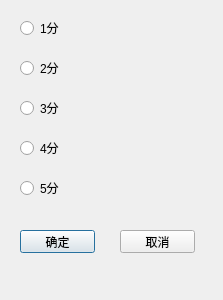
<?xml version="1.0" encoding="UTF-8"?>
<ui version="4.0">
 <class>CustomerGradeDialog</class>
 <widget class="QDialog" name="CustomerGradeDialog">
  <property name="geometry">
   <rect>
    <x>0</x>
    <y>0</y>
    <width>223</width>
    <height>300</height>
   </rect>
  </property>
  <property name="windowTitle">
   <string>Dialog</string>
  </property>
  <widget class="QRadioButton" name="radioButton">
   <property name="geometry">
    <rect>
     <x>20</x>
     <y>20</y>
     <width>89</width>
     <height>16</height>
    </rect>
   </property>
   <property name="text">
    <string>1分</string>
   </property>
  </widget>
  <widget class="QRadioButton" name="radioButton_2">
   <property name="geometry">
    <rect>
     <x>20</x>
     <y>60</y>
     <width>89</width>
     <height>16</height>
    </rect>
   </property>
   <property name="text">
    <string>2分</string>
   </property>
  </widget>
  <widget class="QRadioButton" name="radioButton_3">
   <property name="geometry">
    <rect>
     <x>20</x>
     <y>100</y>
     <width>89</width>
     <height>16</height>
    </rect>
   </property>
   <property name="text">
    <string>3分</string>
   </property>
  </widget>
  <widget class="QRadioButton" name="radioButton_4">
   <property name="geometry">
    <rect>
     <x>20</x>
     <y>140</y>
     <width>89</width>
     <height>16</height>
    </rect>
   </property>
   <property name="text">
    <string>4分</string>
   </property>
  </widget>
  <widget class="QRadioButton" name="radioButton_5">
   <property name="geometry">
    <rect>
     <x>20</x>
     <y>180</y>
     <width>89</width>
     <height>16</height>
    </rect>
   </property>
   <property name="text">
    <string>5分</string>
   </property>
  </widget>
  <widget class="QPushButton" name="pushButton">
   <property name="geometry">
    <rect>
     <x>20</x>
     <y>230</y>
     <width>75</width>
     <height>23</height>
    </rect>
   </property>
   <property name="text">
    <string>确定</string>
   </property>
  </widget>
  <widget class="QPushButton" name="pushButton_2">
   <property name="geometry">
    <rect>
     <x>120</x>
     <y>230</y>
     <width>75</width>
     <height>23</height>
    </rect>
   </property>
   <property name="text">
    <string>取消</string>
   </property>
  </widget>
 </widget>
 <resources/>
 <connections/>
</ui>
